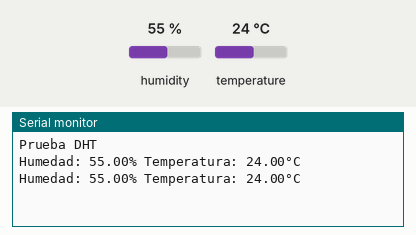
Simulated run of this sketch. Board: Arduino Uno, built with avr-gcc and run on an emulated ATmega328P. Parts: the last lines printed to the serial monitor. The test bench sets the inputs (shaded band); at power-on: humidity 55 %, temperature 24 °C.

Above: at 5.8 s.
5.9 s: humidity set to 22 %
At 9.4 s:
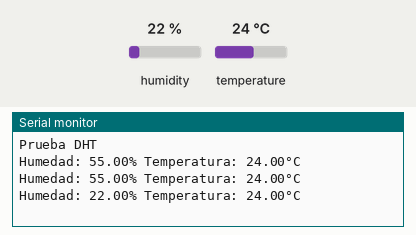
10.2 s: temperature set to 12 °C
At 12.6 s:
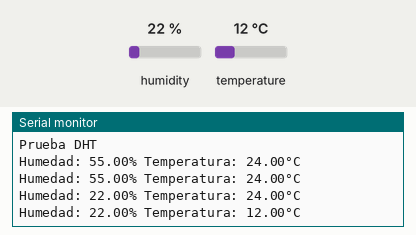
14.5 s: humidity set to 40 %
At 17.8 s:
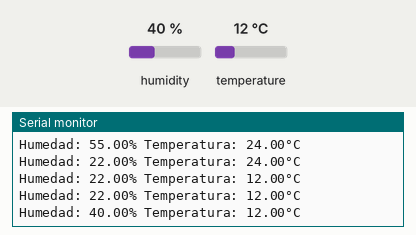
Timing chart, 0 to 19.3 s (numbered marks = the images above; inputs shaded):
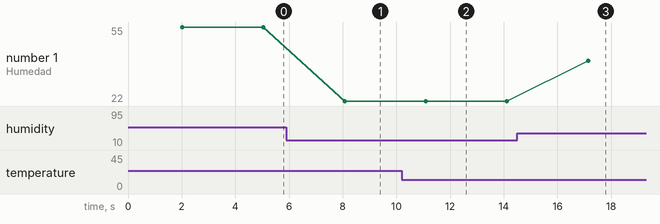

Measured:
- after the input at 5.9 s, the serial monitor: prints a new line after 2.2 s (image 1)
- after the input at 10.2 s, the serial monitor: prints a new line after 0.90 s (image 2)
- after the input at 14.5 s, the serial monitor: prints a new line after 2.6 s (image 3)
- plotted number 1: 55 → 22 after the input at 5.9 s, 22 → 40 after the input at 14.5 s

The sketch:

_.1.ino
```cpp
#include <Adafruit_Sensor.h>
#include <DHT.h>
const int DHTPIN=15;
#define DHTTYPE DHT11
DHT dht(DHTPIN, DHTTYPE); // dht(puerto, dispositivo) instancia de la clase DHT
void setup() {
Serial.begin(9600);
Serial.println("Prueba DHT");
dht.begin(); // inicializa el sensor.
}
void loop() {
delay(2000); //requiere de dos segundos para realizar la lectura.
float h = dht.readHumidity(); // Método readHumedity() para obtener la humedad ambiente
float t = dht.readTemperature(); // Métod readTemperature() obtiene la temperatura
if (isnan(h) || isnan(t)) { // isnan() verifica que lleguen los dos valores
Serial.println(F("Falla en la lectura del sensor, verifica librería y conexión"));
return;
}
Serial.print("Humedad: ");
Serial.print(h);
Serial.print("% Temperatura: ");
Serial.print(t);
Serial.println("°C ");
delay(1000);
}
```
